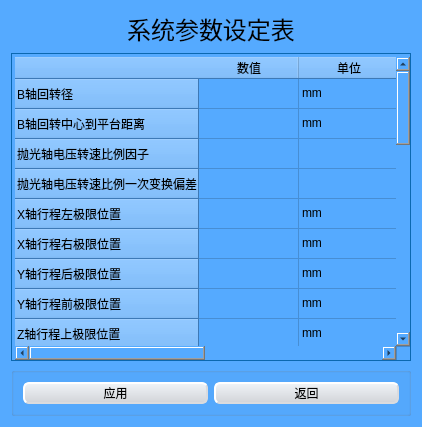
<?xml version="1.0" encoding="UTF-8"?>
<ui version="4.0">
 <class>Form</class>
 <widget class="QWidget" name="Form">
  <property name="geometry">
   <rect>
    <x>0</x>
    <y>0</y>
    <width>422</width>
    <height>427</height>
   </rect>
  </property>
  <property name="windowTitle">
   <string>Form</string>
  </property>
  <property name="styleSheet">
   <string notr="true">background-color: rgb(85, 170, 255);</string>
  </property>
  <layout class="QVBoxLayout" name="verticalLayout_2">
   <item>
    <layout class="QVBoxLayout" name="verticalLayout">
     <item>
      <widget class="QLabel" name="label">
       <property name="sizePolicy">
        <sizepolicy hsizetype="Preferred" vsizetype="Preferred">
         <horstretch>0</horstretch>
         <verstretch>0</verstretch>
        </sizepolicy>
       </property>
       <property name="font">
        <font>
         <family>3ds</family>
         <pointsize>18</pointsize>
        </font>
       </property>
       <property name="text">
        <string>系统参数设定表</string>
       </property>
       <property name="alignment">
        <set>Qt::AlignCenter</set>
       </property>
      </widget>
     </item>
     <item>
      <widget class="QTableWidget" name="tableWidget">
       <property name="styleSheet">
        <string notr="true">background-color: rgb(255, 255, 255);
/*按钮普通态*/
QTableWidget{
background-color: rgb(255, 255, 255);
       /*   border-style: outset;
         border-width: 2px;
         border-color: #dadbde;
         border-radius: 6px;
        background-color: qlineargradient(x1: 0, y1: 0, x2:0, y2:1,stop: 0 #f0f4f8, stop: 1 #d2d4d8); */   
}


/*按钮停留态*/
QTableWidget:hover
{
    /*背景颜色*/  
    background-color:rgb(255 , 255 , 255);
}

/*按钮按下态*/
QTableWidget:pressed
{
    /*背景颜色*/  
    background-color:rgb(14 , 135 , 228);
    /*左内边距为3像素，让按下时字向右移动3像素*/  
    padding-left:3px;
    /*上内边距为3像素，让按下时字向下移动3像素*/  
    padding-top:3px;
}</string>
       </property>
       <row>
        <property name="text">
         <string>B轴回转径</string>
        </property>
       </row>
       <row>
        <property name="text">
         <string>B轴回转中心到平台距离</string>
        </property>
       </row>
       <row>
        <property name="text">
         <string>抛光轴电压转速比例因子</string>
        </property>
       </row>
       <row>
        <property name="text">
         <string>抛光轴电压转速比例一次变换偏差</string>
        </property>
       </row>
       <row>
        <property name="text">
         <string>X轴行程左极限位置</string>
        </property>
       </row>
       <row>
        <property name="text">
         <string>X轴行程右极限位置</string>
        </property>
       </row>
       <row>
        <property name="text">
         <string>Y轴行程后极限位置</string>
        </property>
       </row>
       <row>
        <property name="text">
         <string>Y轴行程前极限位置</string>
        </property>
       </row>
       <row>
        <property name="text">
         <string>Z轴行程上极限位置</string>
        </property>
       </row>
       <row>
        <property name="text">
         <string>Z轴行程下极限位置</string>
        </property>
       </row>
       <row>
        <property name="text">
         <string>B轴行程左极限位置</string>
        </property>
       </row>
       <row>
        <property name="text">
         <string>B轴行程右极限位置</string>
        </property>
       </row>
       <row>
        <property name="text">
         <string>C轴最大速度</string>
        </property>
       </row>
       <row>
        <property name="text">
         <string>C轴最小速度</string>
        </property>
       </row>
       <row>
        <property name="text">
         <string>C轴按钮转速</string>
        </property>
       </row>
       <row>
        <property name="text">
         <string>抛光轴最大速度</string>
        </property>
       </row>
       <row>
        <property name="text">
         <string>抛光轴最小速度</string>
        </property>
       </row>
       <row>
        <property name="text">
         <string>X轴手动最大速度</string>
        </property>
       </row>
       <row>
        <property name="text">
         <string>Y轴手动最大速度</string>
        </property>
       </row>
       <row>
        <property name="text">
         <string>Z轴手动最大速度</string>
        </property>
       </row>
       <row>
        <property name="text">
         <string>B轴手动最大速度</string>
        </property>
       </row>
       <row>
        <property name="text">
         <string>单段抛X B Z 到初始位进给速度</string>
        </property>
       </row>
       <row>
        <property name="text">
         <string>X轴固定偏移量</string>
        </property>
       </row>
       <row>
        <property name="text">
         <string>Y轴固定偏移量</string>
        </property>
       </row>
       <row>
        <property name="text">
         <string>Z轴固定偏移量</string>
        </property>
       </row>
       <row>
        <property name="text">
         <string>B轴固定偏移量</string>
        </property>
       </row>
       <row>
        <property name="text">
         <string>单段抛Z轴到初始位移动速度</string>
        </property>
       </row>
       <row>
        <property name="text">
         <string>抛光垫压缩最小剩余量</string>
        </property>
       </row>
       <column>
        <property name="text">
         <string>数值</string>
        </property>
       </column>
       <column>
        <property name="text">
         <string>单位</string>
        </property>
       </column>
       <item row="0" column="1">
        <property name="text">
         <string>mm</string>
        </property>
       </item>
       <item row="1" column="1">
        <property name="text">
         <string>mm</string>
        </property>
       </item>
       <item row="2" column="1">
        <property name="text">
         <string/>
        </property>
       </item>
       <item row="4" column="1">
        <property name="text">
         <string>mm</string>
        </property>
       </item>
       <item row="5" column="1">
        <property name="text">
         <string>mm</string>
        </property>
       </item>
       <item row="6" column="1">
        <property name="text">
         <string>mm</string>
        </property>
       </item>
       <item row="7" column="1">
        <property name="text">
         <string>mm</string>
        </property>
       </item>
       <item row="8" column="1">
        <property name="text">
         <string>mm</string>
        </property>
       </item>
       <item row="9" column="1">
        <property name="text">
         <string>mm</string>
        </property>
       </item>
       <item row="10" column="1">
        <property name="text">
         <string>mm</string>
        </property>
       </item>
       <item row="11" column="1">
        <property name="text">
         <string>mm</string>
        </property>
       </item>
       <item row="12" column="1">
        <property name="text">
         <string>rpm</string>
        </property>
       </item>
       <item row="13" column="1">
        <property name="text">
         <string>rpm</string>
        </property>
       </item>
       <item row="14" column="1">
        <property name="text">
         <string>rpm</string>
        </property>
       </item>
       <item row="15" column="1">
        <property name="text">
         <string>rpm</string>
        </property>
       </item>
       <item row="16" column="1">
        <property name="text">
         <string>rpm</string>
        </property>
       </item>
       <item row="17" column="1">
        <property name="text">
         <string>mm/min</string>
        </property>
       </item>
       <item row="18" column="1">
        <property name="text">
         <string>mm/min</string>
        </property>
       </item>
       <item row="19" column="1">
        <property name="text">
         <string>mm/min</string>
        </property>
       </item>
       <item row="20" column="1">
        <property name="text">
         <string>度/S</string>
        </property>
       </item>
       <item row="21" column="1">
        <property name="text">
         <string>mm/min</string>
        </property>
       </item>
       <item row="22" column="1">
        <property name="text">
         <string>mm</string>
        </property>
       </item>
       <item row="23" column="1">
        <property name="text">
         <string>mm</string>
        </property>
       </item>
       <item row="24" column="1">
        <property name="text">
         <string>mm</string>
        </property>
       </item>
       <item row="25" column="1">
        <property name="text">
         <string>mm</string>
        </property>
       </item>
       <item row="26" column="1">
        <property name="text">
         <string>mm/min</string>
        </property>
       </item>
       <item row="27" column="1">
        <property name="text">
         <string>mm</string>
        </property>
       </item>
      </widget>
     </item>
    </layout>
   </item>
   <item>
    <widget class="QGroupBox" name="groupBox">
     <property name="title">
      <string/>
     </property>
     <layout class="QGridLayout" name="gridLayout">
      <item row="0" column="0">
       <widget class="QPushButton" name="pushButton">
        <property name="styleSheet">
         <string notr="true">/*按钮普通态*/
QPushButton{
         border-style: outset;
         border-width: 2px;
         border-color: #dadbde;
         border-radius: 6px;
         background-color: qlineargradient(x1: 0, y1: 0, x2:0, y2:1,stop: 0 #f0f4f8, stop: 1 #d2d4d8);    
}


/*按钮停留态*/
QPushButton:hover
{
    /*背景颜色*/  
    background-color:rgb(44 , 137 , 255);
}

/*按钮按下态*/
QPushButton:pressed
{
    /*背景颜色*/  
    background-color:rgb(14 , 135 , 228);
    /*左内边距为3像素，让按下时字向右移动3像素*/  
    padding-left:3px;
    /*上内边距为3像素，让按下时字向下移动3像素*/  
    padding-top:3px;
}</string>
        </property>
        <property name="text">
         <string>应用</string>
        </property>
       </widget>
      </item>
      <item row="0" column="1">
       <widget class="QPushButton" name="pushButton_2">
        <property name="styleSheet">
         <string notr="true">/*按钮普通态*/
QPushButton{
         border-style: outset;
         border-width: 2px;
         border-color: #dadbde;
         border-radius: 6px;
         background-color: qlineargradient(x1: 0, y1: 0, x2:0, y2:1,stop: 0 #f0f4f8, stop: 1 #d2d4d8);    
}


/*按钮停留态*/
QPushButton:hover
{
    /*背景颜色*/  
    background-color:rgb(44 , 137 , 255);
}

/*按钮按下态*/
QPushButton:pressed
{
    /*背景颜色*/  
    background-color:rgb(14 , 135 , 228);
    /*左内边距为3像素，让按下时字向右移动3像素*/  
    padding-left:3px;
    /*上内边距为3像素，让按下时字向下移动3像素*/  
    padding-top:3px;
}</string>
        </property>
        <property name="text">
         <string>返回</string>
        </property>
       </widget>
      </item>
     </layout>
    </widget>
   </item>
  </layout>
 </widget>
 <resources/>
 <connections/>
</ui>
